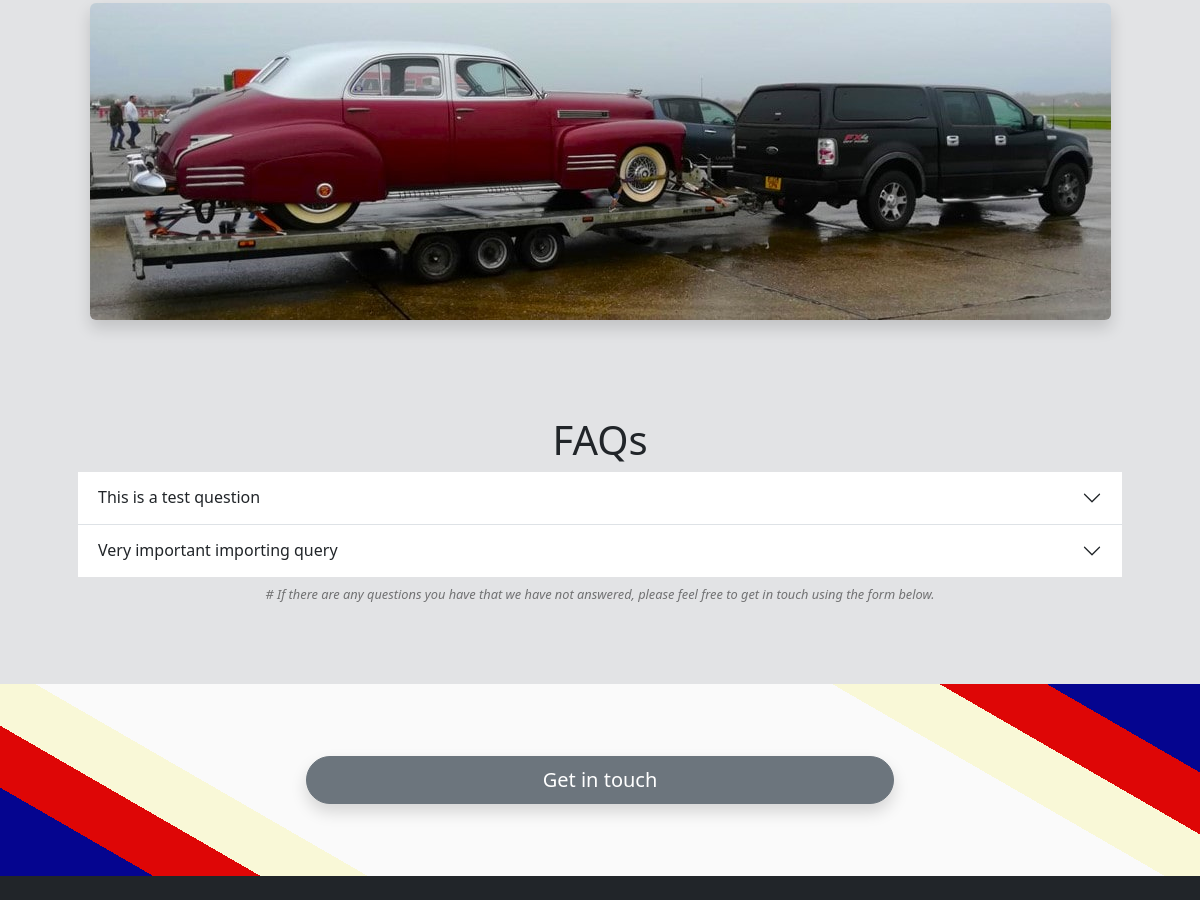
/Services/ (middle part), run on an earlier commit of the app's database.
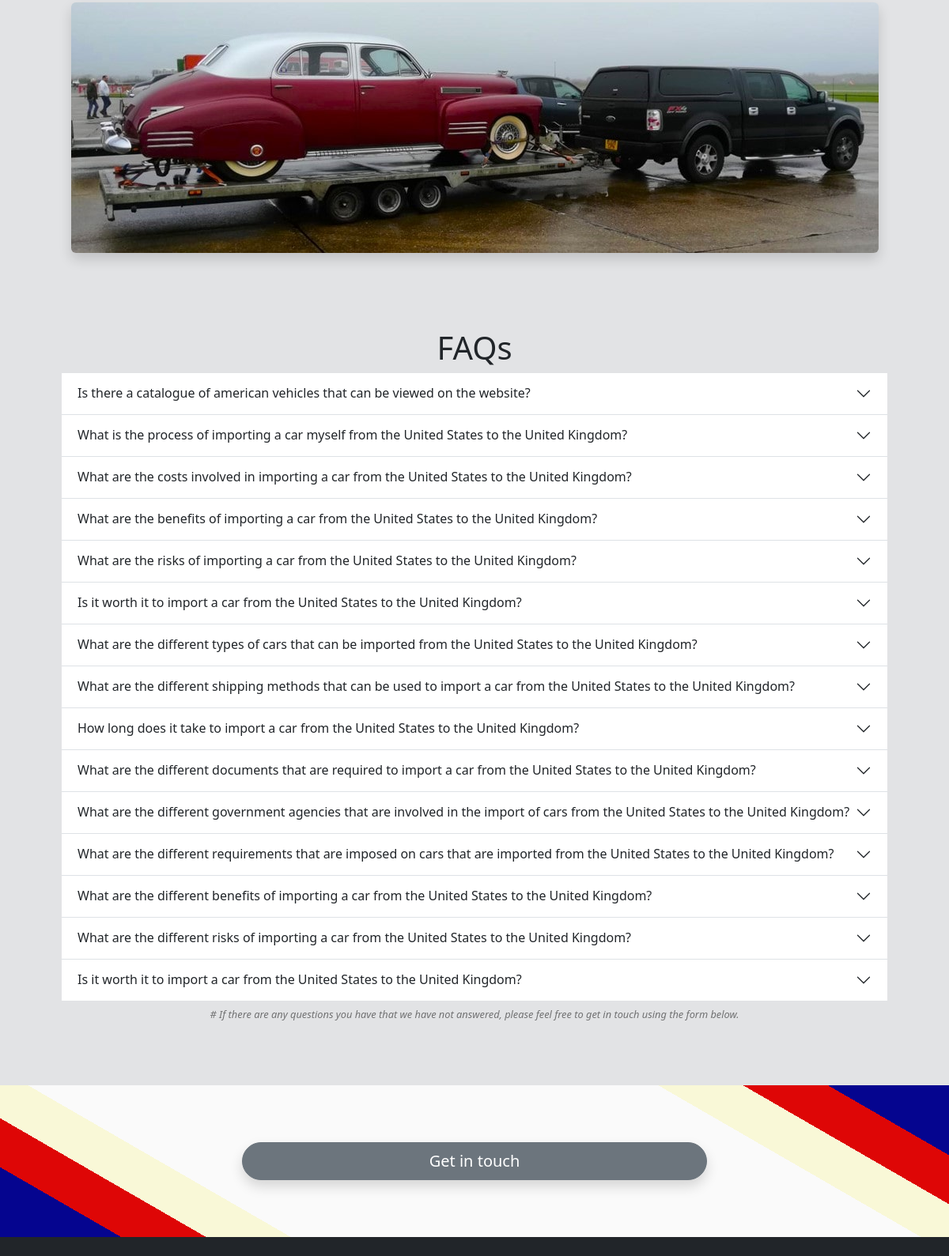
And on a later commit of the database.
### frontapp/models.py (models this page shows, shortened)
class ESCImage(models.Model):
    images = models.ImageField(
        upload_to='images/editableContent/', height_field=0, width_field=0,blank=True)
    filename = models.CharField(
        max_length=100, null=True, blank=True, default='default.jpg')
    description = models.CharField(
        max_length=100,blank=True)
    editableStaticContentFk = models.ForeignKey(
        EditableStaticContent, related_name='escToImage_fk', on_delete=models.CASCADE, default=None)

class Faqs(models.Model):
    CATEGORY_CHOICES=[('Importing', 'Importing'), ('Sourcing', 'Sourcing'),('Transportation','Transportation'),('Registration','Registration'),('Car-Sales','Car-sales'),('Other','Other')]
    category = models.CharField(
        max_length=50, choices=CATEGORY_CHOICES,blank=True)
    question = models.CharField(
        max_length=250,blank=True)
    answer = models.TextField()
    class  Meta:
        verbose_name_plural  =  "FAQs"

### frontapp/views.py (the view)
# urls.py: path('Services/', views.ServicesView.as_view(), name="Services"),
class ServicesView(ListView):
    model = Faqs
    template_name = "Services.html"
    context_object_name = "context"
    def get_context_data(self,**kwargs):
        context = super(ServicesView, self).get_context_data(**kwargs)
        context['faqs'] = Faqs.objects.all()
        context['editableStaticContent'] = EditableStaticContent.objects.all()
        return context

### frontapp/custom_context_processors.py (called while the page is built, shortened)
def get_business_data(request):
    data = BusinessDetails.objects.all()
    navLink = NavHTMLPage.objects.all()
    context = {'data': data,'navLink':navLink}
    return context

def get_form_data(request):
    if request.method == "GET":
        form = ContactForm()
    else:
        form = ContactForm()
    context = {'form': form}
    return ( context)

### frontapp/templates/Services.html (shortened to what this page needs)
{% extends "Base.html" %}{% block title %}Services Page{% endblock title %}
{% block content %} {% load static %}
<div
  class="container-fluid bg-secondary-subtle text-center fade-in pb-3 px-xxl-5"
>
  {% for content in editableStaticContent %}
  {% if content.title == 'Transportation' %}
  <div id="transportation" class="row justify-content-center">
    <div class="col mb-5">
      <div class="container">
        {% for image in content.escToImage_fk.all|slice:"4:5" %}
        <img
          class="img-fluid mt-2 rounded-2 p-0 shadow"
          src="{{ image.images.url }}"
          alt="USA Vehicle Imports logo"
        />{% endfor %}
      </div>
    </div>
  </div>
  {% endif %}{% endfor %} {% if faqs %}
  <div class="container p-2 p-md-5">
    <h1>FAQs</h1>
    {% include 'includes/faqs.html' %}
    <p class="text-black-50 mt-2" style="font-size: 0.8rem">
      <em>
        # If there are any questions you have that we have not answered, please
        feel free to get in touch using the form below.
      </em>
    </p>
  </div>
  {% endif %}
</div>
{% endblock content %}

### frontapp/templates/includes/faqs.html (shortened to what this page needs)
<div class="accordion accordion-flush" id="accordionFlushExample">
  {% for faqs in faqs %}
  <div class="accordion-item">
    <h2 class="accordion-header" id="flush-heading{{faqs.id}}">
      <button
        class="accordion-button collapsed"
        type="button"
        data-bs-toggle="collapse"
        data-bs-target="#flush-collapse{{faqs.id}}"
        aria-expanded="false"
        aria-controls="flush-collapse{{faqs.id}}"
      >
        {{ faqs.question }}
      </button>
    </h2>
  </div>
  {% endfor %}
</div>

What changed in the data, as far as the page shows it:
removed Faqs: question "This is a test question"
removed Faqs: question "Very important importing query"
added Faqs: question "Is there a catalogue of american vehicles that can be viewed on the website?"
added Faqs: question "What is the process of importing a car myself from the United States to the United Kingdom?"
added Faqs: question "What are the costs involved in importing a car from the United States to the United Kingdom?"
added Faqs: question "What are the benefits of importing a car from the United States to the United Kingdom?"
added Faqs: question "What are the risks of importing a car from the United States to the United Kingdom?"
added Faqs: question "Is it worth it to import a car from the United States to the United Kingdom?"
added Faqs: question "What are the different types of cars that can be imported from the United States to the United Kingdom?"
added Faqs: question "What are the different shipping methods that can be used to import a car from the United States to the United Kingdom?"
added Faqs: question "How long does it take to import a car from the United States to the United Kingdom?"
added Faqs: question "What are the different documents that are required to import a car from the United States to the United Kingdom?"
added Faqs: question "What are the different government agencies that are involved in the import of cars from the United States to the United Kingdom?"
added Faqs: question "What are the different requirements that are imposed on cars that are imported from the United States to the United Kingdom?"
added Faqs: question "What are the different benefits of importing a car from the United States to the United Kingdom?"
added Faqs: question "What are the different risks of importing a car from the United States to the United Kingdom?"
added Faqs: question "Is it worth it to import a car from the United States to the United Kingdom?"
